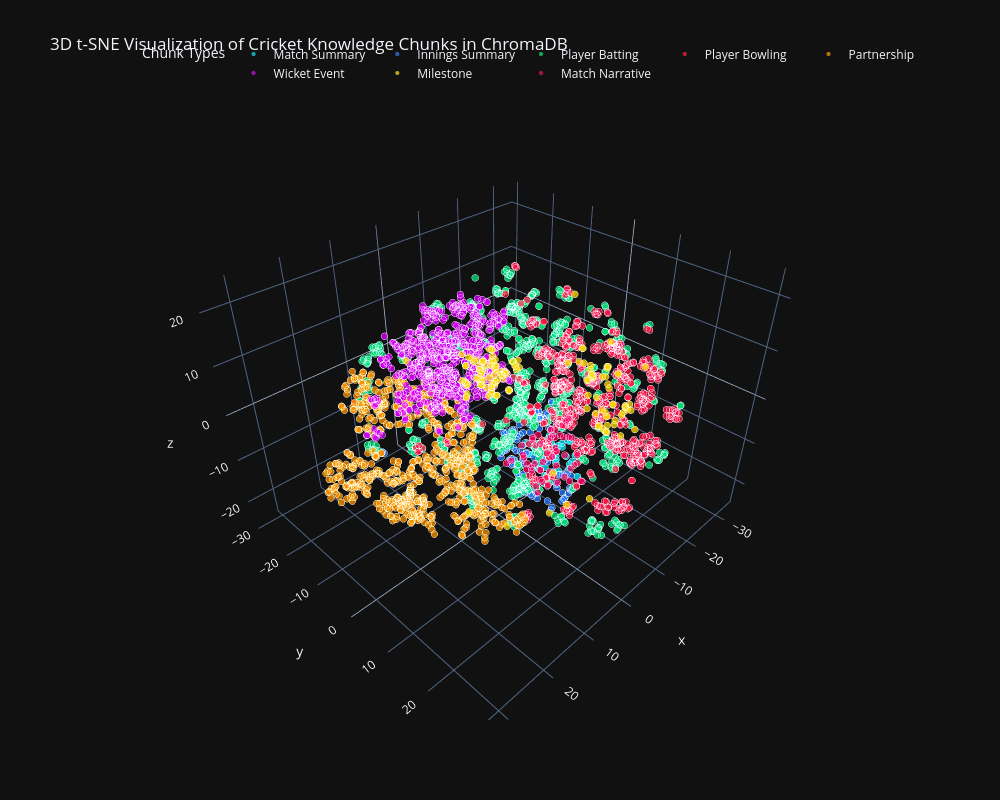

Notebook code for this chart:
### Code cell
print("Running 3D t-SNE dimensional reduction...")
tsne_3d = TSNE(n_components=3, random_state=42, perplexity=30)
reduced_vectors_3d = tsne_3d.fit_transform(vectors)

traces_3d = []
for ctype, color in chunk_colors.items():
    indices = [i for i, m in enumerate(metadatas) if m.get('chunk_type') == ctype]
    if not indices:
        continue
        
    sub_vectors = reduced_vectors_3d[indices]
    sub_metas = [metadatas[i] for i in indices]
    
    hover_texts = []
    for m in sub_metas:
        hover_text = (
            f"<b>Type:</b> {m.get('chunk_type')}<br>"
            f"<b>Match ID:</b> {m.get('match_id')}<br>"
            f"<b>Season:</b> {m.get('season')}<br>"
            f"<b>Teams:</b> {m.get('team1')} vs {m.get('team2')}<br>"
            f"<b>Winner:</b> {m.get('winner')}<br>"
            f"<b>Venue:</b> {m.get('venue')}"
        )
        hover_texts.append(hover_text)
        
    traces_3d.append(go.Scatter3d(
        x=sub_vectors[:, 0],
        y=sub_vectors[:, 1],
        z=sub_vectors[:, 2],
        mode='markers',
        name=ctype.replace('_', ' ').title(),
        marker=dict(
            size=4,
            color=color,
            opacity=0.75,
            line=dict(width=0.5, color='rgba(255,255,255,0.2)')
        ),
        text=hover_texts,
        hoverinfo='text'
    ))

fig_3d = go.Figure(data=traces_3d)
fig_3d.update_layout(
    title='3D t-SNE Visualization of Cricket Knowledge Chunks in ChromaDB',
    width=1000,
    height=800,
    template="plotly_dark",
    legend=dict(title="Chunk Types", orientation="h", yanchor="bottom", y=1.02, xanchor="right", x=1)
)
fig_3d.show()
